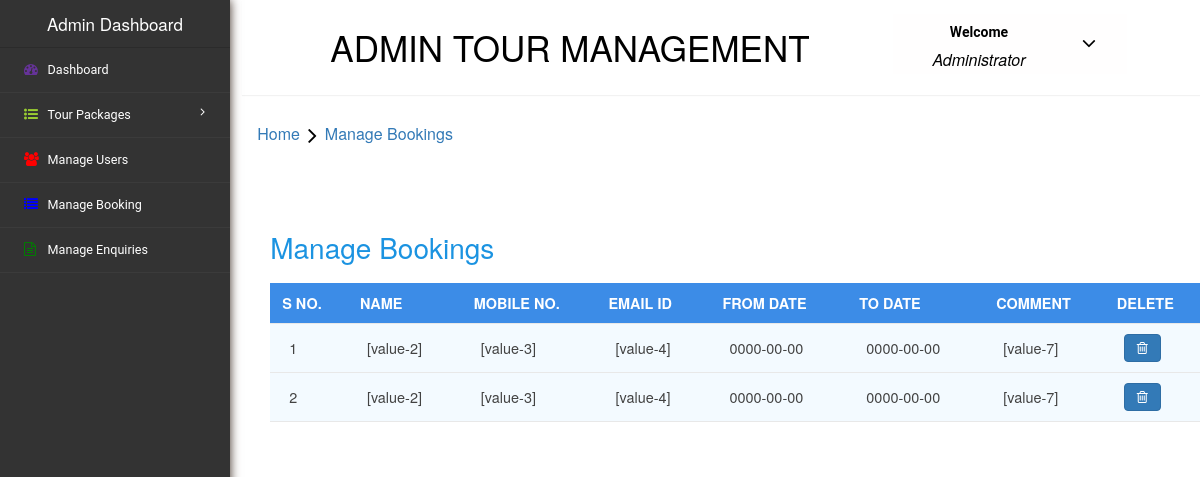
Page /code/manageBooking.php on the committed database.
### tables this page shows
CREATE TABLE `booking` (
  `S no.` int(11) NOT NULL,
  `name` varchar(25) NOT NULL,
  `mobileno` varchar(25) NOT NULL,
  `email` varchar(25) NOT NULL,
  `fromdate` date NOT NULL,
  `todate` date NOT NULL,
  `comment` text NOT NULL
);

### code/manageBooking.php (the view, shortened to what this page needs)
<?php
    include("connection.php");
    $query="SELECT * FROM booking";
    $result=mysqli_query($con,$query);
?>
<html style="overflow: hidden;">
<head>
  <link rel="stylesheet" href="manageBooking.css">
  <link rel="stylesheet" href="https://maxcdn.bootstrapcdn.com/bootstrap/3.4.0/css/bootstrap.min.css">
  <link rel="stylesheet" href="https://cdnjs.cloudflare.com/ajax/libs/font-awesome/4.7.0/css/font-awesome.min.css">
</head>
<body>
  <div class="page-container" style="background-color: rgb(255, 255, 255);">
    <div class="left-content">
      <div class="mother-grid-inner">
        <div class="header-main" style="background-color: rgb(255, 255, 255);">
          <div class="logo-w3-agile" style="background-color: rgb(255, 255, 255);">
            <h1><a style="text-decoration: none; color: black;">Admin Tour Management</a></h1>
          </div>
          <div class="profile_details w3l" style="background-color: rgb(255, 254, 254);">
            <ul>
              <li class="dropdown profile_details_drop">
                <a class="dropdown-toggle" data-toggle="dropdown" aria-expanded="false">
                  <div class="profile_img">
                    <div class="user-name">
                      <p style="color: black;">Welcome</p>
                      <span style="color: black;">Administrator</span>
                    </div>
                    <i class="fa fa-angle-down" aria-hidden="true"></i>
                    <div class="clearfix"></div>
                  </div>
                </a>
              </li>
            </ul>
          </div>
        </div>
      <ol class="breadcrumb">
        <li class="breadcrumb-item"><a href="dashboard.php">Home</a><i class="fa fa-angle-right"></i>Manage Bookings</li>
      </ol>
      <div class="agile-grids">
        <div class="agile-tables">
          <div class="w3l-table-info">
            <h2>Manage Bookings</h2>
            <table id="table">
              <thead>
                <tr>
                  <th>S no.</th>
                  <th>Name</th>
                  <th>Mobile No.</th>
                  <th>Email Id</th>
                  <th>From Date </th>
                  <th>To Date</th>
                  <th>Comment </th>
                  <th>Delete </th>
                </tr>
              </thead>
              <tbody>
              <?php
						  while($rows = mysqli_fetch_array($result)){?>
                <tr>
                  <td data-th="S no."><span class="bt-content"><?php echo $rows[0];?></span></td>
                  <td data-th="Name"><span class="bt-content"><?php echo $rows[1];?></span></td>
                  <td data-th="Mobile No."><span class="bt-content"><?php echo $rows[2];?></span></td>
                  <td data-th="Email Id"><span class="bt-content"><?php echo $rows[3];?></span></td>
                  <td data-th="From Date "><span class="bt-content"><?php echo $rows[4];?></span></td>
                  <td data-th="To Date"><span class="bt-content"><?php echo $rows[5];?></span></td>
                  <td data-th="Comment "><span class="bt-content"><?php echo $rows[6];?></span></td>
                  <td data-th="Edit/delete"><span class="bt-content"><a href="delete.php?data=booking&number=<?php echo $rows[0];?>"><button class="btn-primary btn"><i class="fa fa-trash-o"></i></button></a></span></td>
                </tr>
                <?php
              				}
              				?>
              </tbody>
            </table>
          </div>
        </div>
      </div>
    </div>
      <div class="sidebar-menu" style="background-color: rgb(51, 51, 51);">
        <header class="logo1" style="background-color: rgb(51, 51, 51);">
          <a class="sidebar-icon" style="background-color: rgb(51, 51, 51); color: white; border: rgb(51, 51, 51); font-size: 17px; text-decoration: none;">Admin Dashboard </a>
        </header>
              <div class="menu">
                <ul id="menu">
                  <li><a href="dashboard.php"><i class="fa fa-tachometer" style="color: rebeccapurple;"></i> <span>Dashboard</span><div class="clearfix"></div></a></li>
                 <li id="menu-academico" ><a href="#"><i class="fa fa-list-ul" aria-hidden="true" style="color: yellowgreen;"></i><span> Tour Packages</span> <span class="fa fa-angle-right" style="float: right"></span><div class="clearfix"></div></a>
                  </li>
                <li id="menu-academico" ><a href="manageUser.php"><i class="fa fa-users" style="color: red;" aria-hidden="true"></i><span>Manage Users</span><div class="clearfix"></div></a></li>
                <li><a href="manageBooking.php"><i class="fa fa-list" style="color: blue;" aria-hidden="true"></i>  <span>Manage Booking</span><div class="clearfix"></div></a></li>
                <li><a href="manageEnquiry.php"><i class="fa fa-file-text-o" style="color: green;" aria-hidden="true"></i>  <span>Manage Enquiries</span><div class="clearfix"></div></a></li>
                </ul>
              </div>
              </div>
            </div>
</body>
</html>

### rows in the picture
booking: value "1", name "[value-2]", mobileno "[value-3]", email "[value-4]", fromdate "0000-00-00", todate "0000-00-00", comment "[value-7]"
booking: value "2", name "[value-2]", mobileno "[value-3]", email "[value-4]", fromdate "0000-00-00", todate "0000-00-00", comment "[value-7]"
